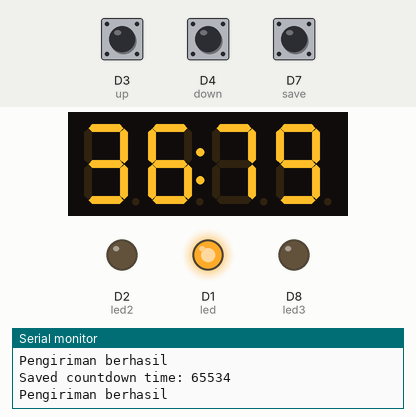
This sketch was run on a simulated ESP8266 (Wemos D1 mini). On the bench: 4-digit seven-segment display, output pins drawn as LEDs (lit = HIGH), the last lines printed to the serial monitor. Dashed ring = blinking. The inputs (shaded band) are chosen by the test bench; at power-on: D3 (up) HIGH, D4 (down) HIGH, D7 (save) HIGH. EEPROM starts erased.

Above: at 3.2 s.
3.3 s: D3 (up) pulled LOW for 1 s
At 5.3 s:
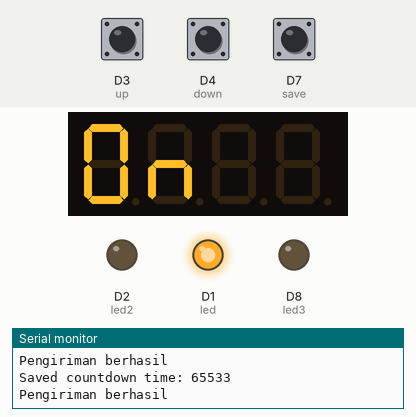
7.8 s: D4 (down) pulled LOW for 1 s
At 15.0 s:
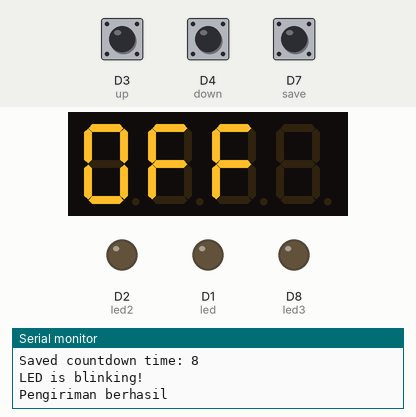
15.3 s: D7 (save) pulled LOW for 3.2 s
At 17.8 s:
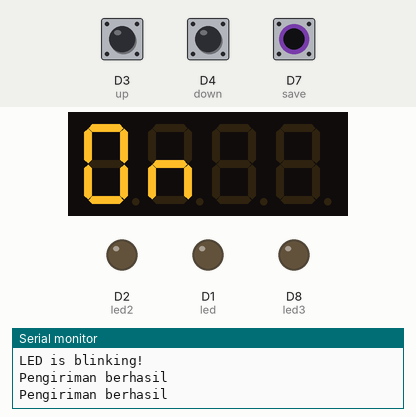
20.0 s: D3 (up) pulled LOW for 1 s
At 23.8 s:
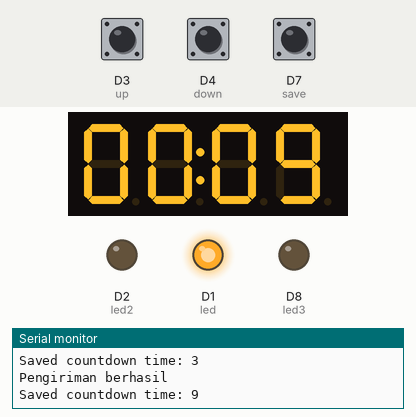
25.2 s: D4 (down) pulled LOW for 3.2 s
At 26.9 s:
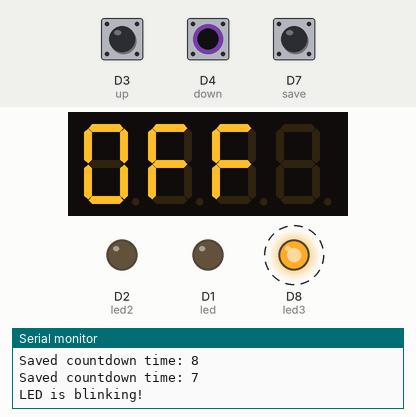
Timing chart, 0 to 32.5 s (numbered marks = the images above; inputs shaded):
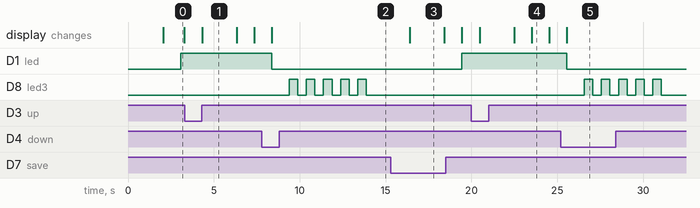

Measured:
- after the input at 3.3 s, the display: changes after 1.0 s (image 1)
- after the input at 7.8 s, D1 (led): HIGH → LOW after 0.56 s; D8 (led3): alternates HIGH for 0.50 s and LOW for 0.50 s, 10 changes in all, then stays LOW, starting after 1.6 s; the display: changes after 0.58 s (image 2)
- after the input at 15.3 s, D1 (led): LOW → HIGH after 4.1 s; the display: changes after 1.1 s (image 3)
- after the input at 20.0 s, D1 (led): stays HIGH (without the input it goes to LOW after 3.5 s); D8 (led3): stays LOW (without the input it goes to HIGH after 4.5 s); the display: first changes after 0.47 s (image 4 shows a later state)
- after the input at 25.2 s, D1 (led): HIGH → LOW after 0.35 s; D8 (led3): alternates HIGH for 0.50 s and LOW for 0.50 s, 10 changes in all, then stays LOW, starting after 1.4 s; the display: changes after 0.37 s (image 5)
- what the display in image 1 shows lasts 2.0 s, from 4.3 s to 6.3 s

The sketch:

reciver_chart_wemos_BEKODRYER1.ino
```cpp
#include <TM1637Display.h>
#include <EEPROM.h>
#include <espnow.h>
#include <ESP8266WiFi.h>

// Define the connections pins
#define CLK D5
#define DIO D6
#define led D1
#define led2 D2
#define led3 D8
#define up D3
#define down D4
#define save D7

uint8_t onMask[] = {
    0b00111111, // O
    0b01010100,  // N
};
uint8_t displayContent2[] = {
    0, // O
    0, // F
    0,          // Spasi (kosong)  0b01110001  f
    0 // 1
};
uint8_t displayContent21[] = {
    0b00111111, // O
    0, // F
    0,          // Spasi (kosong)  0b01110001  f
    0 // 1
};
uint8_t displayContent22[] = {
    0b00111111, // O
    0b01110001, // F
    0,          // Spasi (kosong)  0b01110001  f
    0 // 1
};
uint8_t displayContent23[] = {
    0b00111111, // O
    0b01110001, // F
    0b01110001,          // Spasi (kosong)  0b01110001  f
    0 // 1
};
uint8_t displayContent[] = {
     // Huruf kecil "o" (menggunakan pola segmen untuk menyederhanakan bentuk o)
    0b00111111, // N0b00111001,
    0b01010100,
    0, // Tanda hubung (disimulasikan dengan segmen tengah)
    0 // 1
};


// Struktur data untuk mengirim pesan
typedef struct {
    char message[32];  // Pesan teks yang akan dikirim
} struct_message;

struct_message myData;
bool ledControl = false;
bool ledControl2 = false;
bool ledControl3 = false;

bool kedip = false;  // Flag untuk melacak kedipan LED
bool alarm = false;
bool matikan = false;
bool hidupkan =true;

// Alamat MAC perangkat penerima
uint8_t broadcastAddress1[] = {0xF4, 0xCF, 0xA2, 0x77, 0x29, 0xA8}; // Alamat MAC penerima (sesuaikan dengan perangkat lain)

void OnDataRecv(uint8_t *mac, uint8_t *incomingData, uint8_t len) {
    struct_message receivedData;
    memcpy(&receivedData, incomingData, sizeof(receivedData));
    Serial.print("Pesan diterima: ");
    Serial.println(receivedData.message);

    // Bandingkan pesan yang diterima
    if (strcmp(receivedData.message, "hidupkan mesin") == 0) {
        ledControl = true;  // Set flag untuk kontrol LED di loop
    }
    if (strcmp(receivedData.message, "matikan mesin") == 0) {
        ledControl3 = true;  // Set flag untuk kontrol LED di loop
    }
    if (strcmp(receivedData.message, "hidupkan mesin2") == 0) {
        ledControl2 = true;  // Set flag untuk kontrol LED di loop
    }


}

void OnDataSent(uint8_t *mac_addr, uint8_t sendStatus) {
    Serial.println(sendStatus == 0 ? "Pengiriman berhasil" : "Pengiriman gagal");
}

TM1637Display display(CLK, DIO);

int countdownTime = 0; // Countdown time in seconds (e.g., 5 minutes)
int eepromAddress = 0;

int readCountdownTime();
void saveCountdownTime();

void setup() {
    Serial.begin(115200);
    WiFi.mode(WIFI_STA);
    display.setBrightness(0x0f);
    display.clear();

if (countdownTime > 0) {
    Serial.print("Countdown: ");
    Serial.println(countdownTime);
    display.showNumberDecEx(countdownTime, 0x40, true);
} else {
    display.setSegments(displayContent23, 4);
}

    //alarm = true;
    //delay(2000);
    //alarm = false;
    //display.setSegments(countdownTime, 4);

    pinMode(led, OUTPUT);
    pinMode(led2, OUTPUT);
    pinMode(led3, OUTPUT);
    pinMode(up, INPUT_PULLUP);
    pinMode(down, INPUT_PULLUP);
    pinMode(save, INPUT_PULLUP);

    // Inisialisasi ESP-NOW
    if (esp_now_init() != 0) {
        Serial.println("Gagal menginisialisasi ESP-NOW");
        return;
    }

    esp_now_set_self_role(ESP_NOW_ROLE_COMBO); // Sebagai pengirim dan penerima
    esp_now_register_send_cb(OnDataSent);
    esp_now_register_recv_cb(OnDataRecv);
    esp_now_add_peer(broadcastAddress1, ESP_NOW_ROLE_COMBO, 1, NULL, 0);

      display.setBrightness(0x0f);// Set the display to maximum brightness

    EEPROM.begin(512);
    countdownTime = readCountdownTime(); // Load the countdown time from EEPROM

    Serial.print("Loaded countdown time: ");
    Serial.println(countdownTime);

    strcpy(myData.message, "mesin selesai");
        esp_now_send(broadcastAddress1, (uint8_t *)&myData, sizeof(myData)); // Kirim pesan
        delay(2000); // Set flag to prevent further blinking
        }


void loop() {
    if (countdownTime > 0) {
        int minutes = countdownTime / 60;
        int seconds = countdownTime % 60;

        // Display the time in mm:ss format
        display.showNumberDecEx(minutes * 100 + seconds, 0x40, true);

        delay(1000); // Wait for 1 second
        countdownTime--; // Decrease countdown time

        saveCountdownTime(); // Save updated countdown time to EEPROM
        digitalWrite(led, HIGH); // Turn on the LED during countdown
        alarm = true;
        //hidupkan = true;


    }

    if (hidupkan && countdownTime > 0) {
       strcpy(myData.message, "mesin sudah hidup");
        esp_now_send(broadcastAddress1, (uint8_t *)&myData, sizeof(myData));
        delay(200);
        hidupkan = false;

    }

    // When countdown reaches 0, stop the countdown and turn off LED
    if (alarm && countdownTime <= 0) {
        countdownTime = 0; // Ensure countdown doesn't go negative
        digitalWrite(led, LOW); // Turn off the LED

        kedip=true;
        alarm = false;

       display.setSegments(displayContent23, 4);


        // Only blink LED once if it hasn't blinked yet
        if (kedip) {
          Serial.println("LED is blinking!");
            delay(1000);
            digitalWrite(led3, HIGH);  // Turn on LED
            delay(500);  // Wait for 500 milliseconds
            digitalWrite(led3, LOW);
            delay(500);
            digitalWrite(led3, HIGH);  // Turn on LED
            delay(500);  // Wait for 500 milliseconds
            digitalWrite(led3, LOW);
            delay(500);
            digitalWrite(led3, HIGH);  // Turn on LED
            delay(500);  // Wait for 500 milliseconds
            digitalWrite(led3, LOW);
            delay(500);
            digitalWrite(led3, HIGH);  // Turn on LED
            delay(500);  // Wait for 500 milliseconds
            digitalWrite(led3, LOW);
            delay(500);
            digitalWrite(led3, HIGH);  // Turn on LED
            delay(500);  // Wait for 500 milliseconds
            digitalWrite(led3, LOW);
            delay(500);  // Turn off LED
            // Turn on LED
            // Wait for 500 milliseconds

            kedip = false;

            strcpy(myData.message, "mesin2 selesai");
        esp_now_send(broadcastAddress1, (uint8_t *)&myData, sizeof(myData)); // Kirim pesan
        delay(2000); // Set flag to prevent further blinking
        }
    }

    // Button handling for LED control
    if (ledControl && countdownTime <= 0) {
      display.setSegments(displayContent, 4);
        countdownTime = 15 * 60;

        delay(100);
        ledControl = false;
        delay(300);
       // countdownTime = 10;
       // kedip = true;
        digitalWrite(led, HIGH);
        delay(1500);
        digitalWrite(led2, HIGH);
        delay(300);
        digitalWrite(led2, LOW);
        delay(1000);
        //kedip = true;

         // Reset flag
        strcpy(myData.message, "mesin sudah hidup");
        esp_now_send(broadcastAddress1, (uint8_t *)&myData, sizeof(myData)); // Kirim pesan
        delay(2000);  // Interval pengiriman pesan
    }
    if (ledControl3 && countdownTime > 0) {
      display.setSegments(displayContent23, 4);
        countdownTime = 1;

        delay(100);
        ledControl3 = false;


         // Reset flag
        strcpy(myData.message, "mesin sudah mati");
        esp_now_send(broadcastAddress1, (uint8_t *)&myData, sizeof(myData)); // Kirim pesan
        delay(2000);  // Interval pengiriman pesan
    }
    if (ledControl2 && countdownTime <= 0) {
       display.setSegments(displayContent, 4);
        countdownTime = 10 * 60;


        delay(100);
        ledControl2 = false;
        delay(300);
       // countdownTime = 10;

        digitalWrite(led, HIGH);
        delay(1500);
        digitalWrite(led2, HIGH);
        delay(300);
        digitalWrite(led2, LOW);
        delay(1000);
       // kedip = true;

         // Reset flag
        strcpy(myData.message, "mesin sudah hidup");
        esp_now_send(broadcastAddress1, (uint8_t *)&myData, sizeof(myData)); // Kirim pesan
        delay(2000);  // Interval pengiriman pesan
    }
    if (matikan && countdownTime >= 0) {
        countdownTime = 1;
        display.setSegments(displayContent23, 4);
        delay(100);
        matikan = false;

         // Reset flag
        strcpy(myData.message, "mesin sudah dimatikan");
        esp_now_send(broadcastAddress1, (uint8_t *)&myData, sizeof(myData)); // Kirim pesan
        delay(2000);  // Interval pengiriman pesan
    }

    // Button handling for UP and DOWN buttons
    if (digitalRead(up) == LOW) {
        countdownTime = 10;
       // kedip = true;
        display.setSegments(displayContent, 4);
         strcpy(myData.message, "mesin sudah hidup");
        esp_now_send(broadcastAddress1, (uint8_t *)&myData, sizeof(myData)); // Kirim pesan
        delay(2000);  // Set countdown time to 10 seconds when UP button is pressed
    }

    if (digitalRead(down) == LOW) {
        countdownTime = 0;
       // kedip = true;  // Reset countdown time to 0 when DOWN button is pressed
    }

    if (digitalRead(save) == LOW) {
        countdownTime = 5;
       // kedip = true;
        display.setSegments(displayContent, 4);
         strcpy(myData.message, "mesin sudah hidup");
        esp_now_send(broadcastAddress1, (uint8_t *)&myData, sizeof(myData)); // Kirim pesan
        delay(2000); // Reset countdown time to 5 seconds when SAVE button is pressed
    }
}

// Function to read the countdown time from EEPROM
int readCountdownTime() {
    int lowByte = EEPROM.read(eepromAddress); // Read the lower byte
    int highByte = EEPROM.read(eepromAddress + 1); // Read the upper byte
    return (highByte << 8) | lowByte; // Combine the two bytes into a single integer
}

// Function to save the countdown time to EEPROM
void saveCountdownTime() {
    if (countdownTime > -1) {
        EEPROM.write(eepromAddress, countdownTime & 0xFF);         // Lower byte
        EEPROM.write(eepromAddress + 1, (countdownTime >> 8) & 0xFF); // Upper byte
        EEPROM.commit(); // Commit the changes to EEPROM
        Serial.print("Saved countdown time: ");
        Serial.println(countdownTime);
    }
}
```
